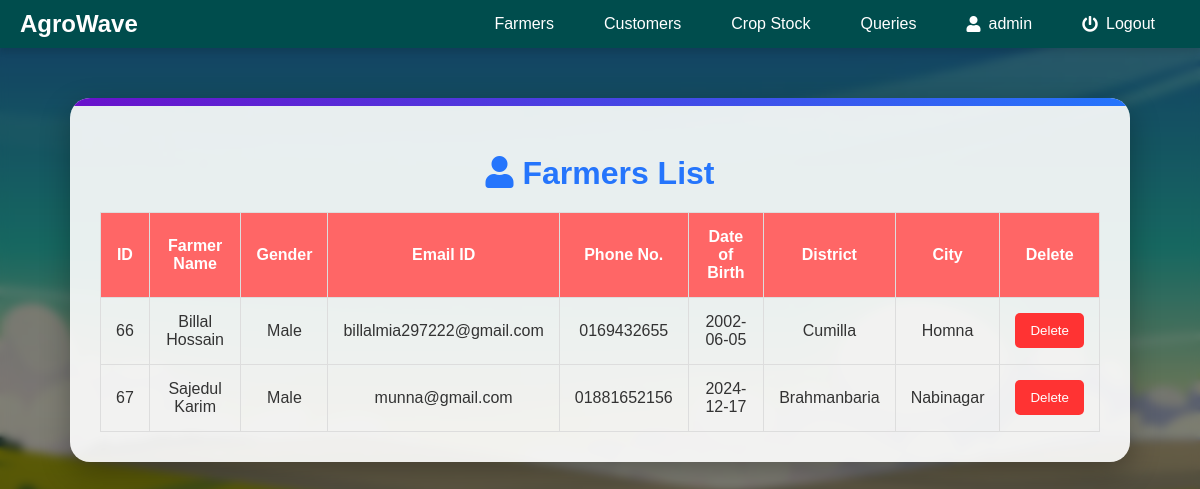
The app's page /admin/afarmers.php (signed in) with its own data.
### tables this page shows
CREATE TABLE `farmerlogin` (
  `farmer_id` int(11) NOT NULL,
  `farmer_name` varchar(255) NOT NULL,
  `password` varchar(255) NOT NULL,
  `email` varchar(255) NOT NULL,
  `phone_no` varchar(50) NOT NULL,
  `F_gender` varchar(255) NOT NULL,
  `F_birthday` varchar(255) NOT NULL,
  `F_State` varchar(255) NOT NULL,
  `F_District` varchar(255) NOT NULL,
  `F_Location` varchar(255) NOT NULL,
  `otp` int(20) DEFAULT NULL
);

### admin/afarmers.php (the view, shortened to what this page needs)
<?php
require('../sql.php');
$user = $_SESSION['admin_login_user'];
$query4 = "SELECT * from admin where admin_name ='$user'";
$ses_sq4 = mysqli_query($conn, $query4);
$row4 = mysqli_fetch_assoc($ses_sq4);
$para2 = $row4['admin_name'];
?>
<!DOCTYPE html>
<html lang="en">
<head>
</head>
<body>
    <?php include('anav.php'); ?>
    <div class="container">
        <h2><i class="fas fa-user"></i> Farmers List</h2>
        <table>
            <thead>
                <tr>
                    <th>ID</th>
                    <th>Farmer Name</th>
                    <th>Gender</th>
                    <th>Email ID</th>
                    <th>Phone No.</th>
                    <th>Date of Birth</th>
                    <th>District</th>
                    <th>City</th>
                    <th>Delete</th>
                </tr>
            </thead>
            <tbody>
                <?php
                $sql = "SELECT farmer_name, farmer_id, F_gender, email, phone_no, F_birthday, F_State, F_District, F_Location FROM farmerlogin";
                $query = mysqli_query($conn, $sql);
                while ($res = mysqli_fetch_array($query)) {
                ?>
                    <tr>
                        <td><?php echo $res['farmer_id']; ?></td>
                        <td><?php echo $res['farmer_name']; ?></td>
                        <td><?php echo $res['F_gender']; ?></td>
                        <td><?php echo $res['email']; ?></td>
                        <td><?php echo $res['phone_no']; ?></td>
                        <td><?php echo $res['F_birthday']; ?></td>
                        <td><?php echo $res['F_District']; ?></td>
                        <td><?php echo $res['F_Location']; ?></td>
                        <td>
                            <button>
                                <a href="afdelete.php?id=<?php echo $res['farmer_id']; ?>">Delete</a>
                            </button>
                        </td>
                    </tr>
                <?php
                }
                ?>
            </tbody>
        </table>
    </div>
</body>
</html>

### admin/anav.php (shortened to what this page needs)
<!DOCTYPE html>
<html lang="en">
<head>
  <link href="https://cdnjs.cloudflare.com/ajax/libs/font-awesome/5.15.4/css/all.min.css" rel="stylesheet">
</head>
<body>
  <nav>
    <a href="../index.php" class="navbar-brand">
      AgroWave
    </a>
    <ul>
      <li>
      <a href="afarmers.php">Farmers</a>
      </li>
      <li>
        <a href="acustomers.php">Customers</a>
      </li>
      <li>
        <a href="aproducedcrop.php">Crop Stock</a>
      </li>
      <li>
        <a href="aviewmsg.php">Queries</a>
      </li>
      <li>
        <a href="aprofile.php"><i class="fas fa-user"></i> <?php echo $para2; ?></a>
      </li>
      <li>
        <a href="alogout.php" class="text-danger"><i class="fas fa-power-off"></i> Logout</a>
      </li>
    </ul>
  </nav>
</body>
</html>

### admin/afarmers.php (style rules this page uses)
body { font-family: 'Arial', sans-serif; margin: 0; padding: 0; background: url('../assets/img/admin.jpg') no-repeat center center fixed; background-size: cover; color: #fff; overflow-x: hidden; }
body::before { content: ''; position: fixed; top: 0; left: 0; width: 100%; height: 100%; background: rgba(0, 0, 0, 0.5); backdrop-filter: blur(4px); z-index: -1; }
.container { max-width: 1000px; margin: 50px auto; background: rgba(255, 255, 255, 0.9); color: #333; border-radius: 20px; box-shadow: 0 10px 30px rgba(0, 0, 0, 0.3); overflow: hidden; padding: 30px; position: relative; animation: fadeIn 1s ease-out; }
.container::before { content: ''; position: absolute; top: 0; left: 0; width: 100%; height: 8px; background: linear-gradient(to right, #6a11cb, #2575fc); }
h2 { text-align: center; color: #2575fc; font-weight: bold; margin-bottom: 20px; font-size: 2rem; }
table { width: 100%; border-collapse: collapse; margin-top: 20px; }
th, td { padding: 15px; text-align: center; border: 1px solid #ddd; }
th { background-color: #ff6666; color: white; }
button { background-color: #ff3333; color: white; padding: 10px 15px; border: none; border-radius: 5px; cursor: pointer; }
a { text-decoration: none; color: white; }

### admin/anav.php (style rules this page uses)
nav { background-color: #004d4d; display: flex; justify-content: space-between; align-items: center; padding: 10px 20px; position: sticky; top: 0; z-index: 1000; box-shadow: 0 4px 6px rgba(0, 0, 0, 0.1); }
nav .navbar-brand { display: flex; align-items: center; text-decoration: none; color: white; font-size: 24px; font-weight: bold; }
nav ul { list-style: none; display: flex; margin: 0; padding: 0; }
nav ul li { margin: 0 15px; position: relative; }
nav ul li a { text-decoration: none; color: white; font-size: 16px; padding: 5px 10px; transition: all 0.3s ease; display: flex; align-items: center; }
nav ul li a i { margin-right: 8px; }

### records on screen
farmerlogin: farmer_id "66", farmer_name "Billal Hossain", F_gender "Male", email "billalmia297222@gmail.com", phone_no "0169432655", F_birthday "2002-06-05", F_District "Cumilla", F_Location "Homna"
farmerlogin: farmer_id "67", farmer_name "Sajedul Karim", F_gender "Male", email "munna@gmail.com", phone_no "01881652156", F_birthday "2024-12-17", F_District "Brahmanbaria", F_Location "Nabinagar"

### other values on screen
$para2 "admin"
